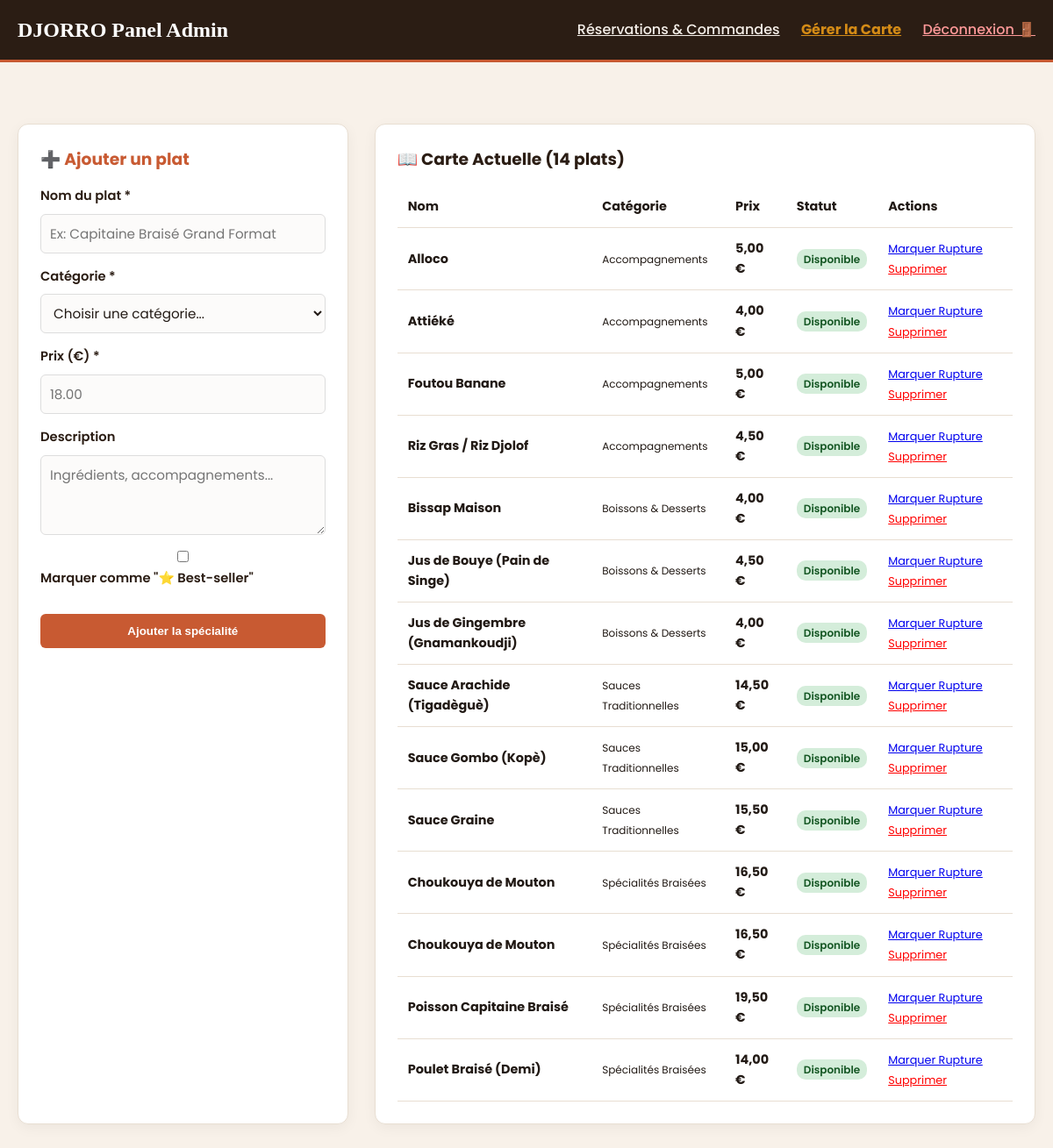
Screenshot of /admin/menu.php (signed in) with the database file from the repository.
### tables this page shows
CREATE TABLE IF NOT EXISTS `plats` (
  `id` int(11) NOT NULL AUTO_INCREMENT,
  `categorie_id` int(11) NOT NULL,
  `nom` varchar(150) NOT NULL,
  `description` text,
  `image` varchar(255) DEFAULT 'default.jpg',
  `prix` decimal(6,2) NOT NULL,
  `disponible` tinyint(1) DEFAULT '1',
  `populaire` tinyint(1) DEFAULT '0',
  PRIMARY KEY (`id`),
  KEY `categorie_id` (`categorie_id`)
);

CREATE TABLE IF NOT EXISTS `categories` (
  `id` int(11) NOT NULL AUTO_INCREMENT,
  `nom` varchar(100) NOT NULL,
  `slug` varchar(100) NOT NULL,
  PRIMARY KEY (`id`)
);

### admin/menu.php (the view, shortened to what this page needs)
<?php
require_once '../includes/db.php';
$plats = $pdo->query("SELECT p.*, c.nom as categorie_nom FROM plats p JOIN categories c ON p.categorie_id = c.id ORDER BY c.nom ASC, p.nom ASC")->fetchAll();
?>
<!DOCTYPE html>
<html lang="fr">
<head>
    <link rel="stylesheet" href="../css/style.css">
</head>
<body>
    <header class="admin-header">
        <div class="container admin-nav">
            <h2 style="font-family: var(--font-heading); color: #fff;">DJORRO <span>Panel Admin</span></h2>
            <div>
                <a href="index.php">Réservations & Commandes</a>
                <a href="menu.php" class="active">Gérer la Carte</a>
                <a href="logout.php" style="color: #ff9999;">Déconnexion 🚪</a>
            </div>
        </div>
    </header>
    <section class="section-padding">
        <div class="container">
            <div class="admin-grid">
                <div class="admin-card">
                    <h3 style="color: var(--terracotta); margin-bottom: 15px;">➕ Ajouter un plat</h3>
                    <form action="menu.php" method="POST">
                        <div class="form-group" style="margin-bottom: 15px;">
                            <label style="display:block; font-weight:600;">Nom du plat *</label>
                            <input type="text" name="nom" required placeholder="Ex: Capitaine Braisé Grand Format" style="width:100%; padding: 10px; border: 1px solid #ddd; border-radius: 6px;">
                        </div>
                        <div class="form-group" style="margin-bottom: 15px;">
                            <label style="display:block; font-weight:600;">Catégorie *</label>
                            <select name="categorie_id" required style="width:100%; padding: 10px; border: 1px solid #ddd; border-radius: 6px;">
                                <option value="">Choisir une catégorie...</option>
                            </select>
                        </div>
                        <div class="form-group" style="margin-bottom: 15px;">
                            <label style="display:block; font-weight:600;">Prix (€) *</label>
                            <input type="number" step="0.50" name="prix" required placeholder="18.00" style="width:100%; padding: 10px; border: 1px solid #ddd; border-radius: 6px;">
                        </div>
                        <div class="form-group" style="margin-bottom: 15px;">
                            <label style="display:block; font-weight:600;">Description</label>
                            <textarea name="description" rows="3" placeholder="Ingrédients, accompagnements..." style="width:100%; padding: 10px; border: 1px solid #ddd; border-radius: 6px;"></textarea>
                        </div>
                        <div class="form-group" style="margin-bottom: 20px;">
                            <label><input type="checkbox" name="populaire" value="1"> Marquer comme "⭐ Best-seller"</label>
                        </div>
                        <button type="submit" class="btn-primary" style="width:100%; padding: 12px; border:none; border-radius: 6px; cursor:pointer;">Ajouter la spécialité</button>
                    </form>
                </div>
                <div class="admin-card">
                    <h3 style="color: var(--deep-wood);">📖 Carte Actuelle (<?php echo count($plats); ?> plats)</h3>
                    <div style="overflow-x: auto;">
                        <table class="admin-table">
                            <thead>
                                <tr>
                                    <th>Nom</th>
                                    <th>Catégorie</th>
                                    <th>Prix</th>
                                    <th>Statut</th>
                                    <th>Actions</th>
                                </tr>
                            </thead>
                            <tbody>
                                <?php foreach ($plats as $p): ?>
                                    <tr>
                                        <td><strong><?php echo htmlspecialchars($p['nom']); ?></strong></td>
                                        <td><small><?php echo htmlspecialchars($p['categorie_nom']); ?></small></td>
                                        <td><strong><?php echo number_format($p['prix'], 2, ',', ' '); ?> €</strong></td>
                                        <td>
                                            <?php if ($p['disponible'] == 1): ?>
                                                <span class="badge-dispo">Disponible</span>
                                            <?php else: ?>
                                                <span class="badge-rupture">En Rupture</span>
                                            <?php endif; ?>
                                        </td>
                                        <td>
                                            <a href="menu.php?toggle_dispo=<?php echo $p['id']; ?>" style="font-size: 0.8rem; margin-right: 8px;">
                                                <?php echo $p['disponible'] == 1 ? 'Marquer Rupture' : 'Rendre Dispo'; ?>
                                            </a>
                                            <a href="menu.php?supprimer_plat=<?php echo $p['id']; ?>" style="color:red; font-size: 0.8rem;" onclick="return confirm('Supprimer ce plat ?');">Supprimer</a>
                                        </td>
                                    </tr>
                                <?php endforeach; ?>
                            </tbody>
                        </table>
                    </div>
                </div>
            </div>
        </div>
    </section>
</body>
</html>

### css/style.css (style rules this page uses)
:root { --bg-main: #fdfaf5; --bg-card: #ffffff; --terracotta: #c85a32; --gold: #d48b16; --deep-wood: #2b1d14; --text-dark: #221a15; --text-muted: #6b5c52; --border-color: #e8ded2; --font-heading: 'Playfair Display', serif; --font-body: 'Poppins', sans-serif; --transition: all 0.3s ease-in-out; }
*, *::before, *::after { margin: 0; padding: 0; box-sizing: border-box; }
body { font-family: var(--font-body); color: var(--text-dark); background-color: var(--bg-main); line-height: 1.6; overflow-x: hidden; }
.container { width: 100%; max-width: 1200px; margin: 0 auto; padding: 0 20px; }
.section-padding { padding: 70px 0; }
.btn-primary { display: inline-block; background-color: var(--terracotta); color: #ffffff; padding: 12px 26px; border-radius: 30px; text-decoration: none; font-weight: 600; transition: var(--transition); border: none; cursor: pointer; }
.form-group { display: flex; flex-direction: column; }
.form-group label { font-weight: 600; font-size: 0.92rem; color: var(--deep-wood); margin-bottom: 8px; }
.form-group input, .form-group select, .form-group textarea { width: 100%; padding: 12px 16px; border: 1px solid var(--border-color); border-radius: 8px; font-family: var(--font-body); font-size: 0.95rem; background-color: #fcfbfa; color: var(--text-dark); transition: var(--transition); }

### admin/menu.php (style rules this page uses)
body { background-color: #f8f1e9; color: var(--text-dark); }
.admin-header { background-color: var(--deep-wood); color: #fff; padding: 15px 0; border-bottom: 3px solid var(--terracotta); }
.admin-nav { display: flex; justify-content: space-between; align-items: center; }
.admin-nav a { color: #f5efe9; font-weight: 500; margin-left: 20px; }
.admin-nav a.active { color: var(--gold); font-weight: 700; }
.admin-grid { display: grid; grid-template-columns: 1fr 2fr; gap: 30px; }
.admin-card { background: #ffffff; border-radius: 12px; padding: 25px; box-shadow: 0 4px 15px rgba(0,0,0,0.05); border: 1px solid var(--border-color); }
.admin-table { width: 100%; border-collapse: collapse; margin-top: 15px; }
.admin-table th, .admin-table td { padding: 12px; text-align: left; border-bottom: 1px solid var(--border-color); font-size: 0.9rem; }
.badge-dispo { background: #d4edda; color: #155724; padding: 3px 8px; border-radius: 10px; font-weight: 600; font-size: 0.75rem; }

### rows the page displays
plats: nom "Alloco", categorie.nom "Accompagnements", prix "5,00", disponible "Disponible"
plats: nom "Attiéké", categorie.nom "Accompagnements", prix "4,00", disponible "Disponible"
plats: nom "Foutou Banane", categorie.nom "Accompagnements", prix "5,00", disponible "Disponible"
plats: nom "Riz Gras / Riz Djolof", categorie.nom "Accompagnements", prix "4,50", disponible "Disponible"
plats: nom "Bissap Maison", categorie.nom "Boissons & Desserts", prix "4,00", disponible "Disponible"
plats: nom "Jus de Bouye (Pain de Singe)", categorie.nom "Boissons & Desserts", prix "4,50", disponible "Disponible"
plats: nom "Jus de Gingembre (Gnamankoudji)", categorie.nom "Boissons & Desserts", prix "4,00", disponible "Disponible"
plats: nom "Sauce Arachide (Tigadèguè)", categorie.nom "Sauces Traditionnelles", prix "14,50", disponible "Disponible"
plats: nom "Sauce Gombo (Kopè)", categorie.nom "Sauces Traditionnelles", prix "15,00", disponible "Disponible"
plats: nom "Sauce Graine", categorie.nom "Sauces Traditionnelles", prix "15,50", disponible "Disponible"
plats: nom "Choukouya de Mouton", categorie.nom "Spécialités Braisées", prix "16,50", disponible "Disponible"
plats: nom "Choukouya de Mouton", categorie.nom "Spécialités Braisées", prix "16,50", disponible "Disponible"
plats: nom "Poisson Capitaine Braisé", categorie.nom "Spécialités Braisées", prix "19,50", disponible "Disponible"
plats: nom "Poulet Braisé (Demi)", categorie.nom "Spécialités Braisées", prix "14,00", disponible "Disponible"

### other values shown
count($plats) "14"
